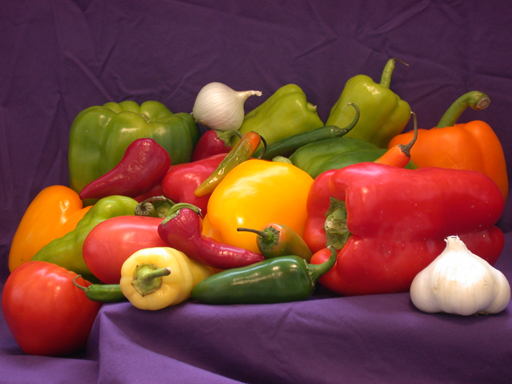
%> input picture assignment_01/peppers.png, 512 x 384 px
$ octave exercise_08.m   (GNU Octave 9; MATLAB toolbox functions it lacks are replaced by stand-ins)
%> lines starting %> are read from the running program, lines starting %| are printed output that depends on the picture; in (x1, y1, x2, y2) boxes, pixels count from 0 and x2, y2 are one past the last pixel; in counts of white or black regions, pixels touching at a corner belong together; the program's own positions count from 1
### assignment_04/exercise/my_box2DFFT.m
function [ gimg, ftKernel ] = my_box2DFFT( img, w )
%MY_BOX2DFFT Summary of this function goes here
%   Detailed explanation goes here
%   Detailed explanation goes here

    is = size(img);
    ftKernel = zeros([is(1), is(2)]);

    kernelSize = 2 * w + 1;
    boxKernel(1:kernelSize, 1:kernelSize) = 1 / (kernelSize * kernelSize);
    bkSize = size(boxKernel);

    %Kernel auf die Bildgröße mit 0en padden, sodass der Kernel zentriert ist
    ftKernel(is(1)/2+(1:bkSize(1))-floor(bkSize(1)/2), is(2)/2+(1:bkSize(2))-floor(bkSize(2)/2)) = boxKernel;

    ftImg = fft2(img);
    ftKernel = fft2(ftKernel);

    gimg = ftImg.*ftKernel;
    gimg = ifft2(gimg);

    %Jeden RGB-Kanal shiften (vertauschen der Quadranten 1 und 4 bzw. 2 und 3)
    %und zu neuem Bild wieder zusammenfuehren
    gimg = cat(3, fftshift(gimg(:, :, 1)), fftshift(gimg(:, :, 2)), fftshift(gimg(:, :, 3)));

end

### assignment_04/exercise/my_compareBox.m
function [] = my_compareBox( img, w )
%MY_COMPAREBOX Summary of this function goes here
%   Detailed explanation goes here

figure('name', 'Own Implementation');
subplot(2, 3, 1);
imshow(img);

subplot(2, 3, 2);
imgOwn = my_box2DFFT(img, w);
imshow(imgOwn);

subplot(2,3,3);
kernelSize = w * 2 + 1;
h = ones(kernelSize, kernelSize) / (kernelSize * kernelSize);
imgInternal = imfilter(img, h);
imshow(imgInternal);

subplot(2, 3, 4);
displayfft2(rgb2gray(img));

subplot(2, 3, 5);
displayfft2(rgb2gray(imgOwn));

subplot(2, 3, 6);
imshow(abs(imgInternal - imgOwn));

end

### assignment_04/exercise/displayfft2.m
function displayfft2( f )
%DISPLAY_FFT Calculate and display the FT of f
[N,M]=size(f);
F=fft2(f,N,M);
F2=log(abs(fftshift(F)));

B = max(F2);
C = max(B);

[X,Y] = meshgrid(0:1:M-1,0:1:N-1);

F2(F2<0) = 0;
F2(F2>C) = C;

%imshow(F2, [0 C], 'InitialMagnification','fit');
%imagesc(F2);
%axis equal;
%axis([1,M,1,N]);


surf(X,Y,real(F2),real(F2),'EdgeColor','none');
shading interp ;
%axis equal;

axis([0,M-1,0,N-1]);

 %h = bar3(F2);

 %%set(h,'BarWidth', 0.8);
 % [9 lines of commented-out code are left out]
colormap(jet); %colorbar

### assignment_04/exercise/my_gauss2DFFT.m
function [ gimg, ftKernel ] = my_gauss2DFFT( img, w, sigma )
%MY_GAUSS2DFFT Summary of this function goes here
%   Detailed explanation goes here

    is = size(img);
    ftKernel = zeros([is(1), is(2)]);

    [x, y] = meshgrid(-w : w, -w : w);
    gaussianKernel = exp(-(x.^2+y.^2)/(2*sigma*sigma))/(2*pi*sigma*sigma);
    gaussianKernel = gaussianKernel / sum(gaussianKernel(:));
    gkSize = size(gaussianKernel);

    %Kernel auf die Bildgröße mit 0en padden, sodass der Kernel zentriert ist
    ftKernel(is(1)/2+(1:gkSize(1))-floor(gkSize(1)/2), is(2)/2+(1:gkSize(2))-floor(gkSize(2)/2)) = gaussianKernel;

    ftKernel = fft2(ftKernel);
    ftImg = fft2(img);

    gimg = ftImg.*ftKernel;
    gimg = ifft2(gimg);

    %Jeden RGB-Kanal shiften (vertauschen der Quadranten 1 und 4 bzw. 2 und 3)
    %und zu neuem Bild wieder zusammenfuehren
    gimg = cat(3, fftshift(gimg(:, :, 1)), fftshift(gimg(:, :, 2)), fftshift(gimg(:, :, 3)));

end

### assignment_04/exercise/my_compareGauss.m
function my_compareGauss( img, sig )
%MY_COMPAREGAUSS Summary of this function goes here
%   Detailed explanation goes here

    figure('name', 'Own Implementation');
    subplot(2, 3, 1);
    imshow(img);

    w = 25;
    subplot(2, 3, 2);
    imgOwn = my_gauss2DFFT(img, w, sig);
    imshow(imgOwn);

    subplot(2, 3, 3);
    %kernel = fspecial('gaussian', w, sig);
    [x, y] = meshgrid(-w : w, -w : w);
    kernel = exp(-(x.^2+y.^2)/(2*sig*sig))/(2*pi*sig*sig);
    kernel = kernel / sum(kernel(:));
    imgInternal = imfilter(img, kernel);
    imshow(imgInternal);

    subplot(2, 3, 4);
    displayfft2(rgb2gray(img));

    subplot(2, 3, 5);
    displayfft2(rgb2gray(imgOwn));

    subplot(2, 3, 6);
    imshow(imabsdiff(real(imgInternal), real(imgOwn)), []);


end

### assignment_04/exercise/my_plotKernels.m
function my_plotKernels(k0, k1)
%MY_PLOTKERNELS Summary of this function goes here
%   Detailed explanation goes here

figure('name', 'Compare Kernels');
subplot(2, 1, 1);
surf(real(fftshift(k0)), 'EdgeColor', 'none');
colormap(jet);
shading interp;
view(-180, 0);

subplot(2, 1, 2);
surf(real(fftshift(k1)), 'EdgeColor', 'none');
colormap(jet);
shading interp;
view(-180, 0);

end

### assignment_04/exercise/exercise_08.m
clear;
close all;

%% exercise 08a my box FFT2D
img = double(imread('peppers.png'))/255;

w = 2;
my_compareBox(img,w);
%> in my_box2DFFT, `ftKernel(is(1)/2+(1:bkSize(1))-floor(bkSize(1)/2), is(2)/2+(1:bkSize(2..`:
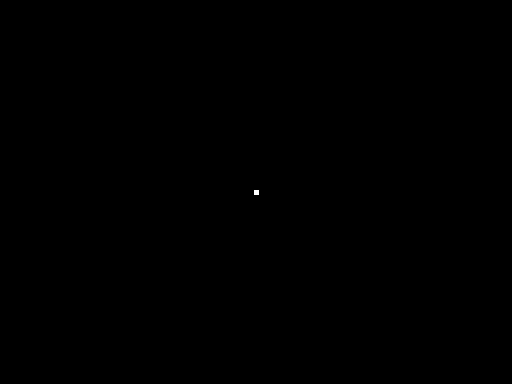
%> ftKernel: size 384x512 double; values 0 (black) and 0.04 (white), 0.01% white; 1 white region, box (x1, y1, x2, y2) and area: (254, 190, 259, 195) 25
%> in displayfft2, `B = max(F2);`: B = 512 values, max 11.05 at index 257, min 1.85 at index 3, mean 3.53
%> in displayfft2, `C = max(B);`: C = 11.05
%> in displayfft2, `F2(F2<0) = 0;`: F2: size 384x512 double; min 0, max 11.05, mean 1.59
solution_08a(img,w);
%> (this line was passed over: solution_08a is not available in this run)

w = 6;
my_compareBox(img,w);
%> in my_box2DFFT (call 2), `ftKernel(is(1)/2+(1:bkSize(1))-floor(bkSize(1)/2), is(2)/2+(1:bkSize(2..`: ftKernel: size 384x512 double; values 0 (black) and 0.00592 (white), 0.09% white; 1 white region, box (x1, y1, x2, y2) and area: (250, 186, 263, 199) 169
solution_08a(img,w);
%> (this line was passed over: solution_08a is not available in this run)

w = 12;
my_compareBox(img,w);
%> call 3 of my_compareBox, with w = 12
%> call 3 of my_box2DFFT, with w = 12
%> in my_box2DFFT (call 3), `ftKernel(is(1)/2+(1:bkSize(1))-floor(bkSize(1)/2), is(2)/2+(1:bkSize(2..`: ftKernel: size 384x512 double; values 0 (black) and 0.0016 (white), 0.32% white; 1 white region, box (x1, y1, x2, y2) and area: (244, 180, 269, 205) 625
%> in my_box2DFFT (call 3), `gimg = ifft2(gimg);`:
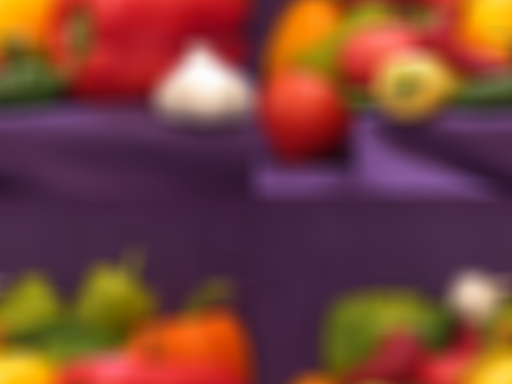
%> gimg: size 384x512x3 double; mean R, G, B 0.474, 0.26, 0.226; mean of the top-left, top-right, bottom-left and bottom-right quarters 0.335, 0.364, 0.298, 0.283; drawn with min black and max white
%> in my_compareBox (call 3), `imgInternal = imfilter(img, h);`:
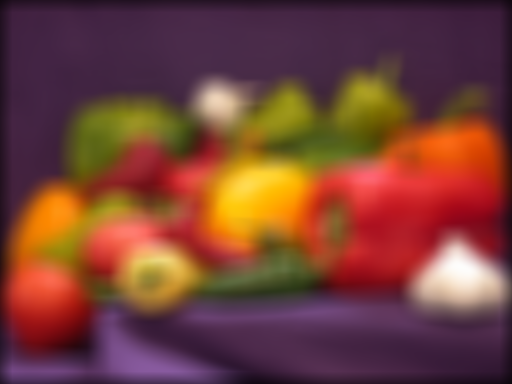
%> imgInternal: size 384x512x3 double; mean R, G, B 0.465, 0.256, 0.218
solution_08a(img,w);
%> (this line was passed over: solution_08a is not available in this run)

%% exercise 08b my gau� FFT2D
img = double(imread('peppers.png'))/255;

sig0 = 2.2;
my_compareGauss(img,sig0);
%> in displayfft2 (call 8), `F2=log(abs(fftshift(F)));`:
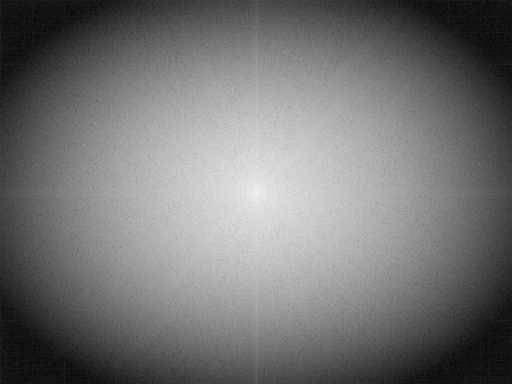
%> F2: size 384x512 double; min -34.91, max 11.05, mean -13.98; drawn with min black and max white
%> in displayfft2 (call 8), `B = max(F2);`: B = 512 values, max 11.05 at index 257, min -21.35 at index 1, mean -4.49
solution_08b(img,sig0);
%> (this line was passed over: solution_08b is not available in this run)

sig0 = 5.5;
my_compareGauss(img,sig0);
%> in displayfft2 (call 10), `F2=log(abs(fftshift(F)));`:
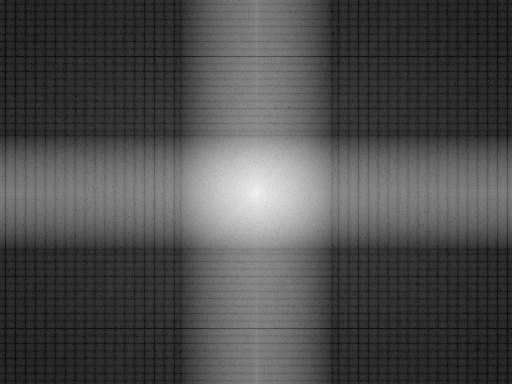
%> F2: size 384x512 double; min -34.38, max 11.05, mean -20.73; drawn with min black and max white
%> in displayfft2 (call 10), `B = max(F2);`: B = 512 values, max 11.05 at index 257, min -16.53 at index 6, mean -7.74
solution_08b(img,sig0);
%> (this line was passed over: solution_08b is not available in this run)

sig0 = 10.1;
my_compareGauss(img,sig0);
%> call 3 of my_compareGauss, with sig = 10.1
%> in displayfft2 (call 12), `F2=log(abs(fftshift(F)));`:
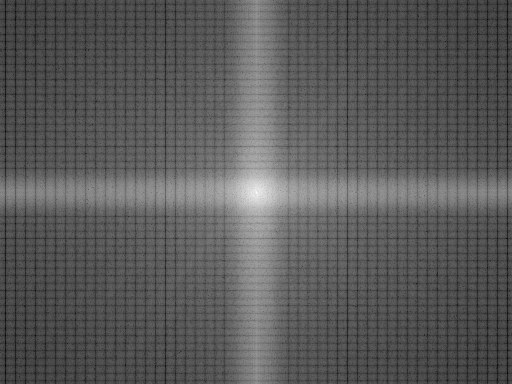
%> F2: size 384x512 double; min -22.76, max 11.05, mean -10.81; drawn with min black and max white
%> in displayfft2 (call 12), `B = max(F2);`: B = 512 values, max 11.05 at index 257, min -10.52 at index 6, mean -2.89
%> in my_compareGauss (call 3), `imshow(imabsdiff(real(imgInternal), real(imgOwn)), []);`:
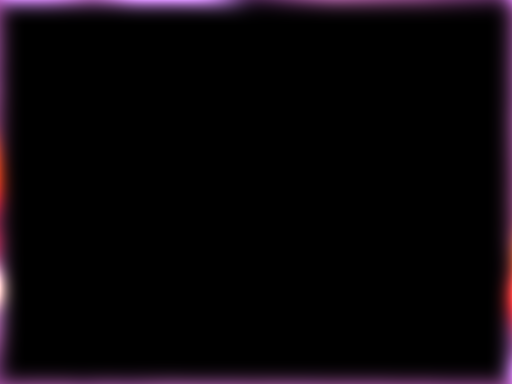
%> displayed picture: size 384x512x3, on the screen's scale of 0 to 255; mean R, G, B 8.9, 4.7, 8.2
solution_08b(img,sig0);
%> (this line was passed over: solution_08b is not available in this run)

%% exercise 08c compare the filter kernels in the frequency domain

w = 12;
sigma = 6;

[ bimg, bftKernel ] = my_box2DFFT( img, w );

[ gimg, gftKernel ] = my_gauss2DFFT( img, 2*w, sigma );


my_plotKernels(bftKernel, gftKernel);

%> (the run ends here)
